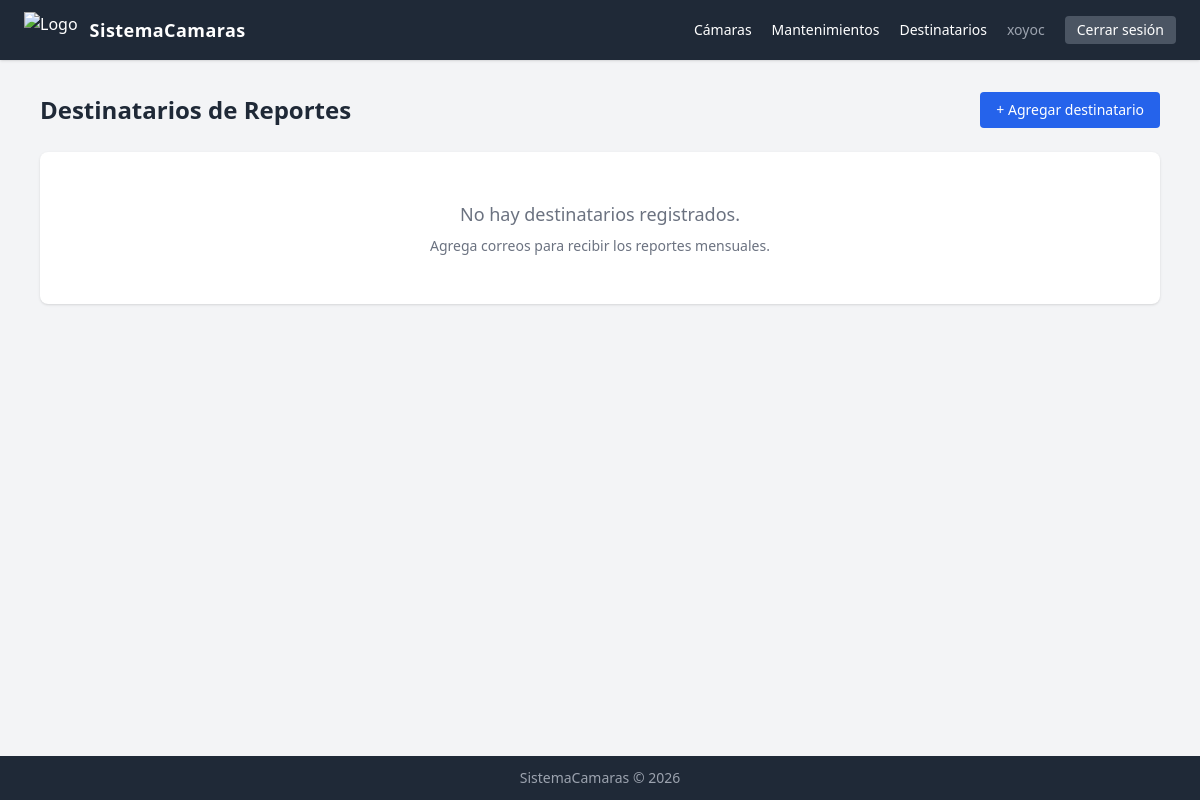
The app's page /mantenimientos/destinatarios/ (signed in), older data.
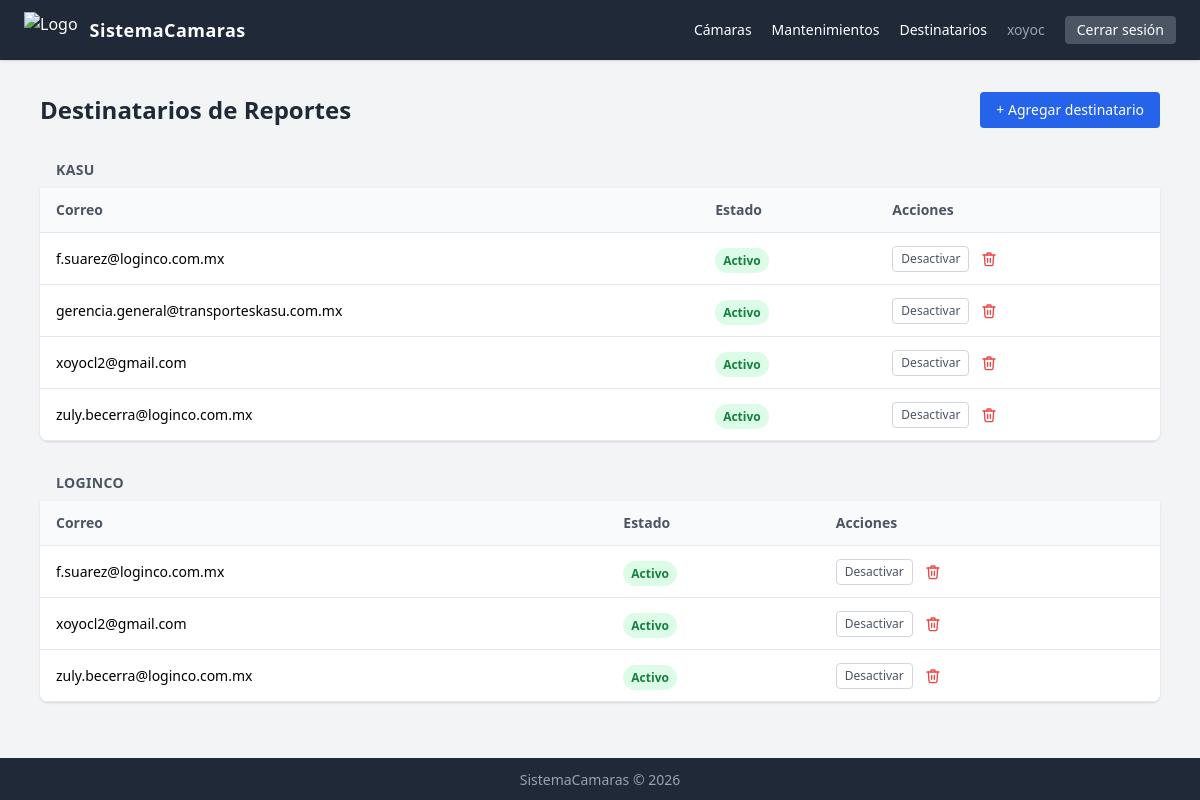
The same page, newer data.
### mantenimientos/models.py (models this page shows, shortened)
class DestinatarioReporte(models.Model):
    empresa = models.CharField(max_length=100, verbose_name=_('Empresa'))
    email = models.EmailField(verbose_name=_('Correo electrónico'))
    activo = models.BooleanField(default=True, verbose_name=_('Activo'))
    class Meta:
        verbose_name = _('Destinatario de reporte')
        verbose_name_plural = _('Destinatarios de reportes')
        ordering = ['empresa', 'email']
        unique_together = [('empresa', 'email')]

### mantenimientos/views.py (the view)
# urls.py: path('destinatarios/', views.lista_destinatarios, name='lista_destinatarios'),
@login_required
def lista_destinatarios(request):
    empresas = (DestinatarioReporte.objects
                .values_list('empresa', flat=True)
                .distinct()
                .order_by('empresa'))
    destinatarios = DestinatarioReporte.objects.all()
    return render(request, 'mantenimientos/lista_destinatarios.html', {
        'destinatarios': destinatarios,
        'empresas': empresas,
    })

### mantenimientos/templates/mantenimientos/lista_destinatarios.html (shortened to what this page needs)
{% extends "base.html" %}
{% block content %}
<div class="flex justify-between items-center mb-6">
  <h1 class="text-2xl font-bold text-gray-800">Destinatarios de Reportes</h1>
  <a href="{% url 'agregar_destinatario' %}"
     class="bg-blue-600 text-white px-4 py-2 rounded hover:bg-blue-700 text-sm">
    + Agregar destinatario
  </a>
</div>
{% if destinatarios %}
  {% regroup destinatarios by empresa as grupos %}
  {% for grupo in grupos %}
  <div class="mb-6">
    <h3 class="text-sm font-bold text-gray-600 uppercase tracking-wide bg-gray-100 px-4 py-2 rounded-t-lg">
      {{ grupo.grouper }}
    </h3>
    <div class="bg-white shadow rounded-b-lg overflow-hidden">
      <table class="w-full">
        <thead class="bg-gray-50 border-b">
          <tr>
            <th class="px-4 py-3 text-left text-sm font-semibold text-gray-600">Correo</th>
            <th class="px-4 py-3 text-left text-sm font-semibold text-gray-600">Estado</th>
            <th class="px-4 py-3 text-left text-sm font-semibold text-gray-600">Acciones</th>
          </tr>
        </thead>
        <tbody>
          {% for dest in grupo.list %}
          <tr class="border-b hover:bg-gray-50">
            <td class="px-4 py-3 text-sm">{{ dest.email }}</td>
            <td class="px-4 py-3">
              {% if dest.activo %}
              <span class="bg-green-100 text-green-700 text-xs font-semibold px-2 py-1 rounded-full">Activo</span>
              {% else %}
              <span class="bg-gray-100 text-gray-500 text-xs font-semibold px-2 py-1 rounded-full">Inactivo</span>
              {% endif %}
            </td>
            <td class="px-4 py-3">
              <div class="flex items-center gap-3">
                <form method="post" action="{% url 'toggle_destinatario' dest.pk %}">
                  <button type="submit"
                          class="text-xs px-2 py-1 rounded border {% if dest.activo %}border-gray-300 text-gray-600 hover:bg-gray-100{% else %}border-green-300 text-green-700 hover:bg-green-50{% endif %}">
                    {% if dest.activo %}Desactivar{% else %}Activar{% endif %}
                  </button>
                </form>
                <a href="{% url 'eliminar_destinatario' dest.pk %}"
                   title="Eliminar"
                   class="text-red-500 hover:text-red-700 transition">
                </a>
              </div>
            </td>
          </tr>
          {% endfor %}
        </tbody>
      </table>
    </div>
  </div>
  {% endfor %}
{% else %}
<div class="bg-white shadow rounded-lg p-12 text-center text-gray-500">
  <p class="text-lg">No hay destinatarios registrados.</p>
  <p class="text-sm mt-2">Agrega correos para recibir los reportes mensuales.</p>
</div>
{% endif %}
{% endblock %}

### templates/base.html (shortened to what this page needs)
{% load static %}
<!DOCTYPE html>
<html lang="es">
<head>
  <script src="https://cdn.tailwindcss.com"></script>
</head>
<body class="bg-gray-100 min-h-screen flex flex-col">
  <nav class="bg-gray-800 text-white px-6 py-3 flex justify-between items-center shadow">
    <div class="flex items-center gap-3">
      <img src="/media/Isotipo-Color2.png" alt="Logo" class="h-9 object-contain">
      <span class="font-bold text-lg tracking-wide">SistemaCamaras</span>
    </div>
    <div class="flex items-center gap-5">
      <a href="{% url 'lista_camaras' %}" class="hover:underline text-sm">Cámaras</a>
      <a href="{% url 'lista_mantenimientos' %}" class="hover:underline text-sm">Mantenimientos</a>
      <a href="{% url 'lista_destinatarios' %}" class="hover:underline text-sm">Destinatarios</a>
      {% if user.is_authenticated %}
      <span class="text-gray-400 text-sm">{{ user.username }}</span>
      <form method="post" action="{% url 'logout' %}" class="inline">
        <button type="submit" class="text-sm bg-gray-600 hover:bg-gray-500 px-3 py-1 rounded transition">
          Cerrar sesión
        </button>
      </form>
      {% endif %}
    </div>
  </nav>
  <main class="max-w-6xl mx-auto px-4 py-8 flex-1 w-full">
    {% block content %}{% endblock %}
  </main>
  <footer class="bg-gray-800 text-gray-400 text-center py-3 text-sm mt-auto">
    SistemaCamaras &copy; 2026
  </footer>
</body>
</html>

Row changes from the older to the newer data that the page shows:
added DestinatarioReporte: grouper "KASU", email "f.suarez@loginco.com.mx", activo "Activo"
added DestinatarioReporte: email "gerencia.general@transporteskasu.com.mx", activo "Activo", shown under "KASU"
added DestinatarioReporte: email "xoyocl2@gmail.com", activo "Activo", shown under "KASU"
added DestinatarioReporte: email "zuly.becerra@loginco.com.mx", activo "Activo", shown under "KASU"
added DestinatarioReporte: grouper "LOGINCO", email "f.suarez@loginco.com.mx", activo "Activo"
added DestinatarioReporte: email "xoyocl2@gmail.com", activo "Activo", shown under "LOGINCO"
added DestinatarioReporte: email "zuly.becerra@loginco.com.mx", activo "Activo", shown under "LOGINCO"
Text that changed along with them:
new list line: "Correo Estado Acciones"
text no longer shown: "No hay destinatarios registrados. Agrega correos para recibir los reportes mensuales."
